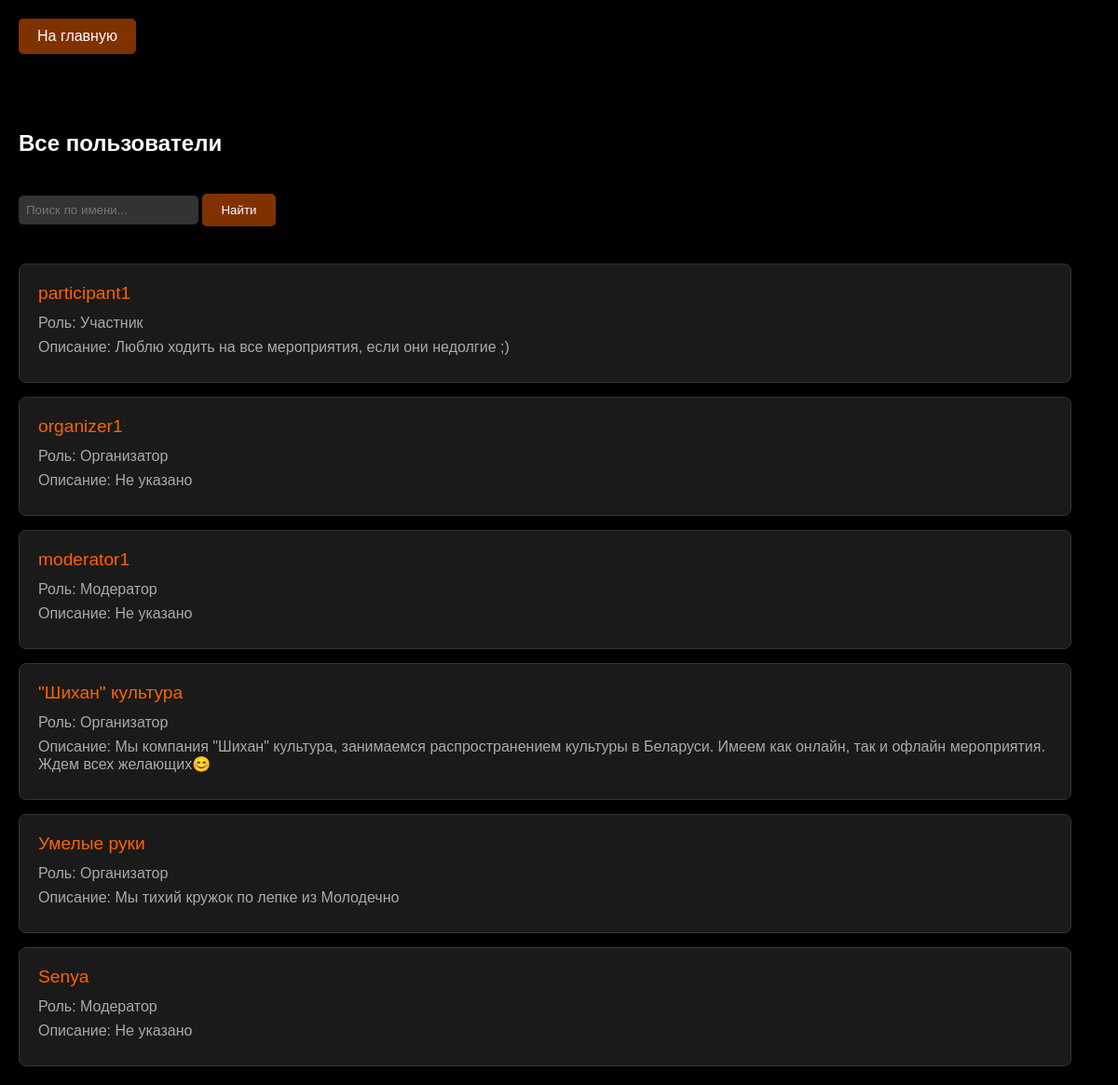
Screenshot of /all_users (signed in) with the database file from the repository.
### app/app.py (models this page shows, shortened)
class User(db.Model):
    id = db.Column(db.Integer, primary_key=True)
    username = db.Column(db.String(50), unique=True, nullable=False)
    email = db.Column(db.String(100), unique=True, nullable=False)
    password = db.Column(db.String(100), nullable=False)
    role = db.Column(db.String(20), nullable=False, default='participant')
    email_confirmed = db.Column(db.Boolean, default=False)
    email_confirmed_on = db.Column(db.DateTime, nullable=True)
    description = db.Column(db.Text, nullable=True)
    is_private = db.Column(db.Boolean, default=False, nullable=False)
    occupation = db.Column(db.String(100), nullable=True)
    avatar_url = db.Column(db.String(200), nullable=True)
    validation = db.Column(db.String(20), nullable=True)
    comment = db.Column(db.Text, nullable=True)
    totp_secret = db.Column(db.String(32), nullable=True)
    is_2fa_enabled = db.Column(db.Boolean, default=False, nullable=False)
    is_blocked = db.Column(db.Boolean, default=False)
    blocked_until = db.Column(db.DateTime, nullable=True)
    block_reason = db.Column(db.Text, nullable=True)
    favorite_organizers = db.relationship(
        'User',
        secondary='user_organizer',
        primaryjoin='UserOrganizer.user_id == User.id',
        secondaryjoin='UserOrganizer.organizer_id == User.id',
        backref=db.backref('followers', lazy='dynamic')
    )
    favorite_tags = db.relationship(
        'Tag',
        secondary='user_tag',
        backref=db.backref('users_favorited', lazy='dynamic')
    )
    event_statuses = db.relationship(
        'UserEventStatus',
        backref=db.backref('user', lazy='joined'),
        lazy='dynamic'
    )

### app/app.py (the view)
@app.route('/all_users')
def all_users():
    if 'username' not in session or session['role'] not in ['moderator', 'admin']:
        return redirect(url_for('home'))
    search_query = request.args.get('search', '').strip()
    users_query = User.query
    if session['role'] == 'moderator':
        users_query = users_query.filter(User.role.notin_(['moderator', 'admin']))
    elif session['role'] == 'admin':
        users_query = users_query.filter(User.role != 'admin')
    if search_query:
        users_query = users_query.filter(User.username.ilike(f'%{search_query}%'))
    users = users_query.all()
    return render_template('all_users.html', users=users, search_query=search_query)

### app/app.py (called while the page is built)
@app.before_request
def make_session_permanent():
    session.permanent = True

@app.context_processor
def inject_nearby_status():
    return {'nearby_filter_active': 'nearby' in request.args}

@app.context_processor
def inject_validation_counts():
    if 'username' in session and session.get('role') in ['moderator', 'admin']:
        pending_organizers = User.query.filter_by(validation='organizer').count()
        if session['role'] == 'admin':
            pending_moderators = User.query.filter_by(validation='moderator').count()
        else:
            pending_moderators = 0
        return {'pending_organizers': pending_organizers, 'pending_moderators': pending_moderators}
    return {}

@app.context_processor
def inject_friend_requests_count():
    if 'username' in session:
        user = User.query.filter_by(username=session['username']).first()
        if user:
            pending_requests = Friendship.query.filter_by(
                friend_id=user.id,
                status='pending'
            ).count()
            return {'pending_friend_requests': pending_requests}
    return {}

@app.context_processor
def inject_user():
    if 'username' in session:
        user = User.query.filter_by(username=session['username']).first()
        return {'current_user': user}
    return {}

### app/templates/all_users.html (shortened to what this page needs)
<!DOCTYPE html>
<html>
<head>
    <link rel="stylesheet" href="{{ url_for('static', filename='styles.css') }}">
</head>
<body>
    <div class="header">
        <a href="{{ url_for('home') }}" class="menu-btn">На главную</a>
    </div>
    <div class="posts-container">
        <h2>Все пользователи</h2>
        <div class="search-container">
            <form method="GET" action="{{ url_for('all_users') }}">
                <input class="search-input"
                       type="text"
                       name="search"
                       placeholder="Поиск по имени..."
                       value="{{ search_query }}">
                <button class="menu-btn" type="submit">Найти</button>
            </form>
        </div>
        <div class="organizers-list">
            {% for user in users %}
                <div class="organizer-item"
                     onclick="window.location.href='{{ url_for('edit_user', user_id=user.id) }}'">
                    <span>{{ user.username }}</span>
                    <p>Роль:
                        {% set role_names = {
                            'participant': 'Участник',
                            'organizer': 'Организатор',
                            'moderator': 'Модератор',
                            'admin': 'Администратор'
                        } %}
                        {{ role_names.get(user.role, user.role) }}
                    </p>
                    <p>Описание: {{ user.description|default('Не указано', true) }}</p>
                </div>
            {% else %}
                <p class="empty-message">Пользователи не найдены</p>
            {% endfor %}
        </div>
    </div>
</body>
</html>

### app/static/styles.css (style rules this page uses)
body { margin: 0; padding: 0; background: #000000; color: #ffffff; font-family: Arial, sans-serif; }
.header { background: rgba(0, 0, 0, 0.8); padding: 20px; display: flex; align-items: center; justify-content: space-between; position: fixed; width: 100%; top: 0; z-index: 1000; }
.menu-btn { padding: 10px 20px; background: rgba(255, 98, 0, 0.5); border: none; color: white; cursor: pointer; border-radius: 5px; transition: background 0.3s ease; text-decoration: none; }
.search-container { display: flex; gap: 10px; }
.search-input { padding: 8px; background: #333333; border: none; color: white; border-radius: 5px; }
.posts-container { margin-top: 100px; padding: 20px; display: grid; gap: 20px; }
.organizers-list { margin-top: 20px; display: grid; gap: 15px; }
.organizer-item { background: #1a1a1a; padding: 20px; border-radius: 8px; transition: transform 0.2s, background 0.3s; cursor: pointer; border: 1px solid #333; }
.organizer-item p { margin: 8px 0; color: #aaa; }
.organizer-item span { font-size: 1.2em; color: #ff6200; display: block; margin-bottom: 12px; }
.header .menu-btn:last-child { margin-right: 50px; }
.organizers-list, .users-list { padding-right: 30px; }

### rows the page displays
User: username "participant1", get "Участник", description "Люблю ходить на все мероприятия, если они недолгие ;)"
User: username "organizer1", get "Организатор", description "Не указано"
User: username "moderator1", get "Модератор", description "Не указано"
User: username "\"Шихан\" культура", get "Организатор", description "Мы компания \"Шихан\" культура, занимаемся распространением культуры в Беларуси. Имеем как онлайн, так и офлайн мероприятия. Ждем всех желающих😊"
User: username "Умелые руки", get "Организатор", description "Мы тихий кружок по лепке из Молодечно"
User: username "Senya", get "Модератор", description "Не указано"
